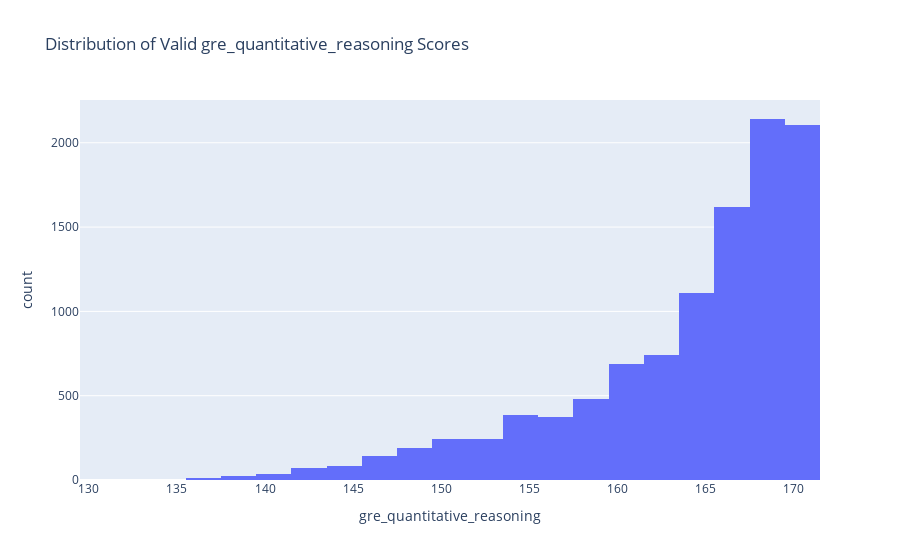

The notebook cell saved with this chart:
### Markdown cell above
### Histogram for GRE Quantitative reasoning

### Code cell
fig = px.histogram(valid_gre_quantitative_reasoning_profiles, x=list_of_gre_columns[0], nbins=30,
                   title=f'Distribution of Valid {list_of_gre_columns[0]} Scores')
fig.show()

### Figure 1 — Plotly figure (JSON) as saved in the notebook; plotly's stock layout.template omitted (floating-point values rounded to 4 significant figures; data arrays with more than 128 entries replaced by an {"elided": "..."} marker saying what was removed)
{"data": [{"alignmentgroup": "True", "bingroup": "x", "hovertemplate": "gre_quantitative_reasoning=%{x}<br>count=%{y}<extra></extra>", "legendgroup": "", "marker": {"color": "#636efa", "pattern": {"shape": ""}}, "name": "", "nbinsx": 30, "offsetgroup": "", "orientation": "v", "showlegend": false, "type": "histogram", "x": {"elided": "10687 int values"}, "xaxis": "x", "yaxis": "y"}], "layout": {"barmode": "relative", "legend": {"tracegroupgap": 0}, "title": {"text": "Distribution of Valid gre_quantitative_reasoning Scores"}, "xaxis": {"anchor": "y", "domain": [0, 1], "title": {"text": "gre_quantitative_reasoning"}}, "yaxis": {"anchor": "x", "domain": [0, 1], "title": {"text": "count"}}}}
